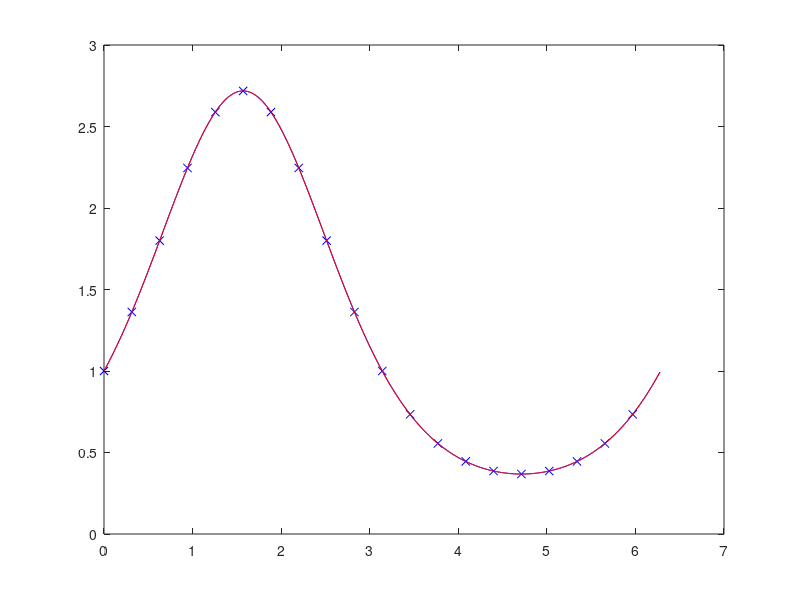

Here is the MATLAB script that generated this plot:
N = 20;         % even
h = 2*pi/N;
x = 0:h:(2*pi-h);
k = -N/2:(N/2-1);
u = @(x)exp(sin(x));
v = u(x);
V = fftshift(fft(v));

Nfine = 1000;
hfine = 2*pi/Nfine;
xfine = 0:hfine:(2*pi-hfine);
P = [V(1)/2 V(2:end) V(1)/2];
P = [zeros(1,(Nfine-N)/2) P zeros(1,(Nfine-N)/2-1)];
p = Nfine/N*ifft(ifftshift(P));

err = u(xfine) - p;
max(abs(err))

figure(1); clf;
plot(xfine,u(xfine),'b-'); hold on;
plot(x,v,'bx');
plot(xfine,p,'r-');
